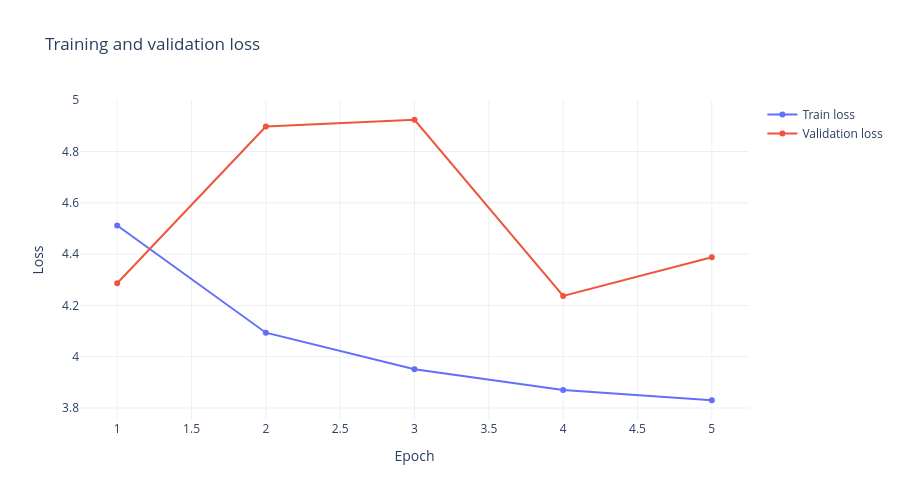

Write notebook code for a chart like this one.
### Markdown cell above
## Training diagnostics and company-level forecast plots

This section shows training/validation loss curves and lets you inspect actual-vs-predicted behavior for any company in the test set.

### Code cell
# Plot training and validation loss curves when the Trainer callback was run

loss_history = globals().get('loss_history')
train_losses = getattr(loss_history, 'train_losses', [])
val_losses = getattr(loss_history, 'val_losses', [])

if len(train_losses) > 0 or len(val_losses) > 0:
    loss_fig = go.Figure()
    if len(train_losses) > 0:
        loss_fig.add_trace(go.Scatter(
            x=list(range(1, len(train_losses) + 1)),
            y=train_losses,
            mode='lines+markers',
            name='Train loss'
        ))
    if len(val_losses) > 0:
        loss_fig.add_trace(go.Scatter(
            x=list(range(1, len(val_losses) + 1)),
            y=val_losses,
            mode='lines+markers',
            name='Validation loss'
        ))
    loss_fig.update_layout(
        title='Training and validation loss',
        xaxis_title='Epoch',
        yaxis_title='Loss',
        template='plotly_white',
        height=500,
    )
    loss_fig.show()
else:
    print('Loss history is unavailable. Run the Trainer setup and training cells first.')

### Figure 1 — Plotly figure (JSON) as saved in the notebook; plotly's stock layout.template omitted (floating-point values rounded to 4 significant figures)
{"data": [{"mode": "lines+markers", "name": "Train loss", "type": "scatter", "x": [1, 2, 3, 4, 5], "y": [4.512, 4.094, 3.951, 3.87, 3.83]}, {"mode": "lines+markers", "name": "Validation loss", "type": "scatter", "x": [1, 2, 3, 4, 5], "y": [4.287, 4.898, 4.924, 4.237, 4.387]}], "layout": {"height": 500, "title": {"text": "Training and validation loss"}, "xaxis": {"title": {"text": "Epoch"}}, "yaxis": {"title": {"text": "Loss"}}}}
